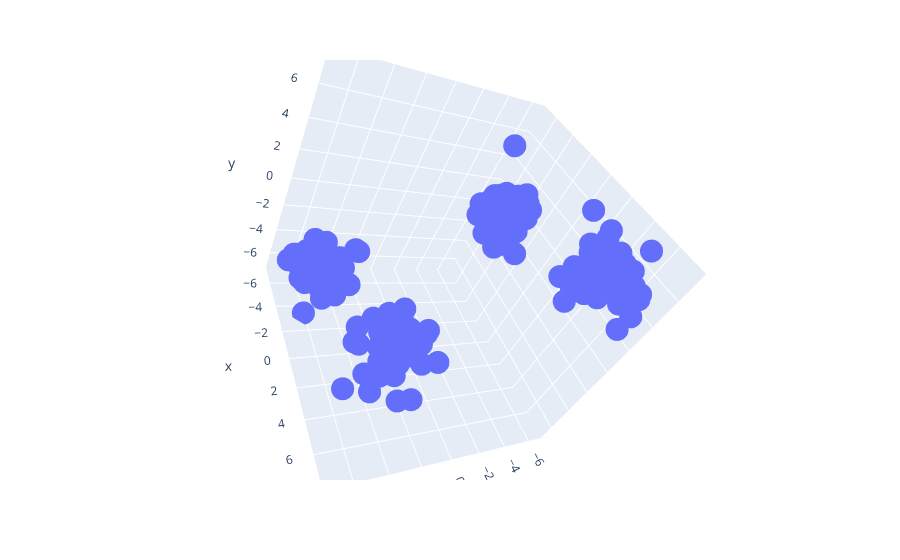

This figure's notebook cell:
### Code cell
import plotly.express as px
fig = px.scatter_3d(x=X[:,0], y=X[:,1], z=X[:,2])
fig.show()

### Figure 1 — Plotly figure (JSON) as saved in the notebook; plotly's stock layout.template omitted (floating-point values rounded to 4 significant figures; data arrays with more than 128 entries replaced by an {"elided": "..."} marker saying what was removed)
{"data": [{"hovertemplate": "x=%{x}<br>y=%{y}<br>z=%{z}<extra></extra>", "legendgroup": "", "marker": {"color": "#636efa", "symbol": "circle"}, "mode": "markers", "name": "", "scene": "scene", "showlegend": false, "type": "scatter3d", "x": {"elided": "200 float values"}, "y": {"elided": "200 float values"}, "z": {"elided": "200 float values"}}], "layout": {"autosize": true, "legend": {"tracegroupgap": 0}, "margin": {"t": 60}, "scene": {"aspectmode": "auto", "aspectratio": {"x": 1.017, "y": 1.011, "z": 0.9724}, "camera": {"center": {"x": 0, "y": 0, "z": 0}, "eye": {"x": 1.114, "y": 1.108, "z": 1.087}, "projection": {"type": "perspective"}, "up": {"x": -0.7117, "y": 0.7023, "z": 0.0137}}, "domain": {"x": [0, 1], "y": [0, 1]}, "xaxis": {"title": {"text": "x"}, "type": "linear"}, "yaxis": {"title": {"text": "y"}, "type": "linear"}, "zaxis": {"title": {"text": "z"}, "type": "linear"}}}}
